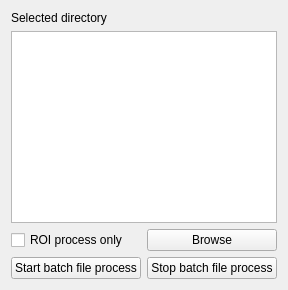
         <widget class="QWidget" name="tab_9">
          <attribute name="title">
           <string>Batch Process</string>
          </attribute>
          <layout class="QGridLayout" name="gridLayout_5">
           <item row="0" column="0">
            <widget class="QLabel" name="label_4">
             <property name="text">
              <string>Selected directory</string>
             </property>
            </widget>
           </item>
           <item row="1" column="0" colspan="2">
            <widget class="QTextBrowser" name="selectedFolder"/>
           </item>
           <item row="2" column="0">
            <widget class="QCheckBox" name="roiProcessOnlyCheck">
             <property name="text">
              <string>ROI process only</string>
             </property>
            </widget>
           </item>
           <item row="2" column="1">
            <widget class="QPushButton" name="browseFolderButton">
             <property name="text">
              <string>Browse</string>
             </property>
            </widget>
           </item>
           <item row="3" column="0">
            <widget class="QPushButton" name="batchFileProcessButton">
             <property name="text">
              <string>Start batch file process</string>
             </property>
            </widget>
           </item>
           <item row="3" column="1">
            <widget class="QPushButton" name="stopFileProcessButton">
             <property name="text">
              <string>Stop batch file process</string>
             </property>
            </widget>
           </item>
          </layout>
         </widget>
